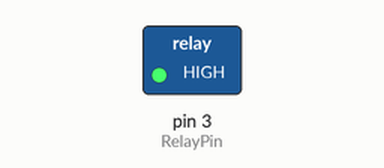
A sketch run on a simulated Arduino Uno, built with avr-gcc and run on an emulated ATmega328P. On the bench: switched loads named in the sketch (green lamp = pin HIGH). What the sketch prints to the serial monitor is not drawn.

Above: at 1.5 s.
At 4.5 s:
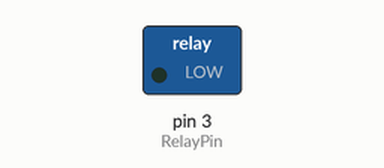
Timing chart, 0 to 7.8 s (numbered marks = the images above):
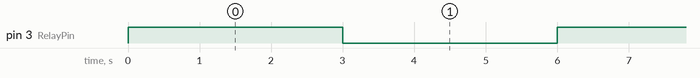

The sketch:

relayTest.ino
```cpp
int RelayPin = 3;
int SwitchPin = 9;

int toggleValue = 0;
void setup() {
  Serial.begin(9600);
  // put your setup code here, to run once:
  pinMode(RelayPin, OUTPUT);
  pinMode(SwitchPin, INPUT_PULLUP);
}

void loop() {
  if (toggleValue == 0) {
    Serial.println("HIGH");
    digitalWrite(RelayPin, HIGH);
    toggleValue = 1;
    delay(3000);
  } else {
    digitalWrite(RelayPin, LOW);
    toggleValue = 0;
    delay(3000);
  }

//  if (digitalRead(SwitchPin) == LOW) {
//    Serial.println("HIGH");
//    digitalWrite(RelayPin, HIGH);
//    delay(100);
//  } else {
//    digitalWrite(RelayPin, LOW);
//    delay(100);
//  }

//  if (toggleValue == 0) {
//    digitalWrite(RelayPin, HIGH);
//    toggleValue = 1;
//    delay(1000);
//  } else {
//    digitalWrite(RelayPin, LOW);
//    toggleValue = 0;
//    delay(1000);
//  }
}
```

Measured:
- by itself, pin 3 (RelayPin): alternates HIGH for 3.0 s and LOW for 3.0 s
